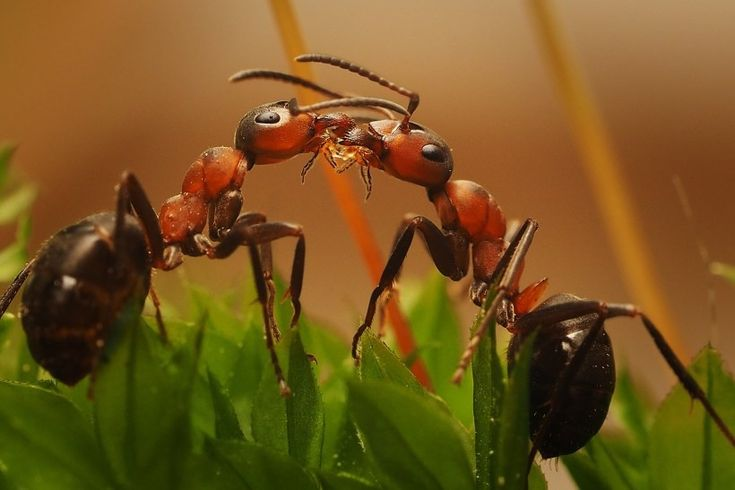
#> input picture datasets/ant_bee/train/ants/0426e155262103a7d26efeca3c3dd471.jpg, 735 x 490 px, found by its file name; its folder holds only this picture in this run
$ python data_augmant_utils.py   (older library calls are emulated)
#> lines starting #> are read from the running program, lines starting #| are printed output that depends on the picture
import os
import random
from PIL import Image
import os
import cv2
import numpy as np
import random

def add_noise(image, intensity=15):
    """Add random noise to the image."""
    row, col, ch = image.shape
    noise = np.random.uniform(-intensity, intensity, (row, col, ch)).astype('int16')
    noisy = cv2.add(image, noise, dtype=cv2.CV_8U)
    return noisy

def rotate_image(image):
    """Rotate the image by a random angle."""
    angle = random.choice([90, 180, 270])
    return cv2.rotate(image, {
        90: cv2.ROTATE_90_CLOCKWISE,
        180: cv2.ROTATE_180,
        270: cv2.ROTATE_90_COUNTERCLOCKWISE
    }[angle])

def flip_image(image):
    """Flip the image horizontally or vertically."""
    flip_code = random.choice([-1, 0, 1])  # -1: both, 0: vertical, 1: horizontal
    return cv2.flip(image, flip_code)

def shear_image(image):
    """Shear the image by a random factor."""
    shear_factor = random.uniform(-0.2, 0.2)  # Shear between -20% to 20%
    rows, cols, ch = image.shape
    M = np.array([[1, shear_factor, 0],
                   [0, 1, 0]])
    return cv2.warpAffine(image, M, (cols, rows))

def adjust_brightness(image):
    """Adjust brightness of the image."""
    beta = random.randint(-50, 50)  # Brightness adjustment range
    return cv2.convertScaleAbs(image, beta=beta)

def adjust_contrast(image):
    """Adjust contrast of the image."""
    alpha = random.uniform(0.5, 1.5)  # Contrast adjustment range
    return cv2.convertScaleAbs(image, alpha=alpha)

def blur_image(image):
    """Blur the image using GaussianBlur."""
    ksize = random.choice([3, 5, 7])  # Choose a kernel size
    return cv2.GaussianBlur(image, (ksize, ksize), 0)

def augment_image(image):
    """Apply random augmentations: noise, rotate, flip, scale, shear, brightness, contrast, blur."""
    image = rotate_image(image)
    image = adjust_brightness(image)
    image = adjust_contrast(image)
    image = flip_image(image)
    if random.choice([True, False]):
        image = add_noise(image)
    if random.choice([True, False]):
        image = shear_image(image)
    if random.choice([True, False]):
        image = blur_image(image)
    return image

def data_augmentation(input_dir, output_dir, augment_per_image=5):
    """
    Augment images in a directory and save them to a new directory using OpenCV.

    Args:
        input_dir (str): Path to the input directory with original images.
        output_dir (str): Path to save the augmented images.
        augment_per_image (int): Number of augmented images to generate per original image.
    """
#> called with input_dir = 'datasets\\ant_bee\\train\\ants', output_dir = 'datasets/augmented/cats', augment_per_image = 5
    if not os.path.exists(output_dir):
        os.makedirs(output_dir)

    for filename in os.listdir(input_dir):
        input_path = os.path.join(input_dir, filename)
        if os.path.isfile(input_path):
            try:
                # Read the image with OpenCV
                image = cv2.imread(input_path)
#> image is the input picture: shape (490, 735, 3); mean B, G, R 31.2, 85.9, 117.8
                if image is None:
                    print(f"Skipping file {filename}, not a valid image.")
                    continue

                for i in range(augment_per_image):
                    # Apply augmentations
                    augmented_image = augment_image(image)

                    # Save the augmented image with a unique name
                    base_name, ext = os.path.splitext(filename)
                    augmented_filename = f"{base_name}_aug_{i+1}{ext}"
                    output_path = os.path.join(output_dir, augmented_filename)
                    cv2.imwrite(output_path, augmented_image)
#> this loop made 5 passes
#> pass 1, in augment_image, `image = rotate_image(image)`:
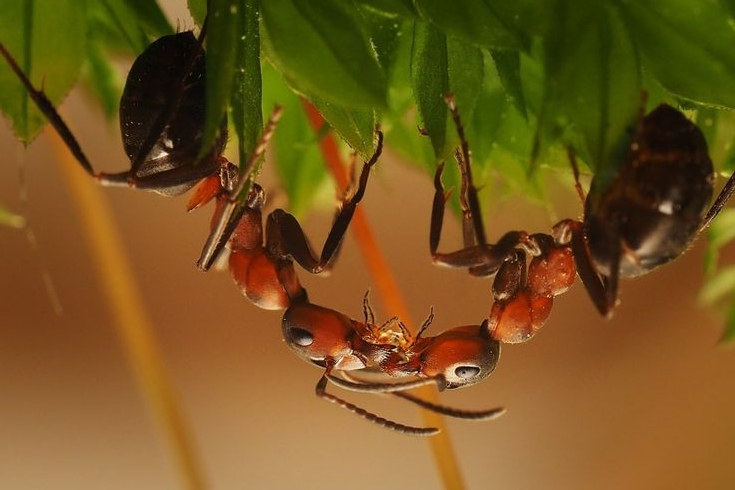
#> image: shape (490, 735, 3); mean of channels 0, 1, 2 31.2, 85.9, 117.8; drawn as B, G, R
#> pass 1, in augment_image, `image = adjust_brightness(image)`:
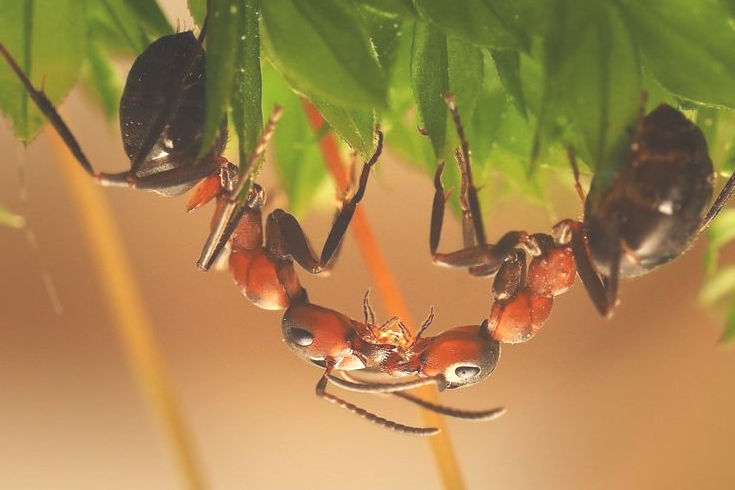
#> image: shape (490, 735, 3); mean of channels 0, 1, 2 78.2, 132.9, 164.7; drawn as B, G, R
#> pass 1, in augment_image, `image = adjust_contrast(image)`:
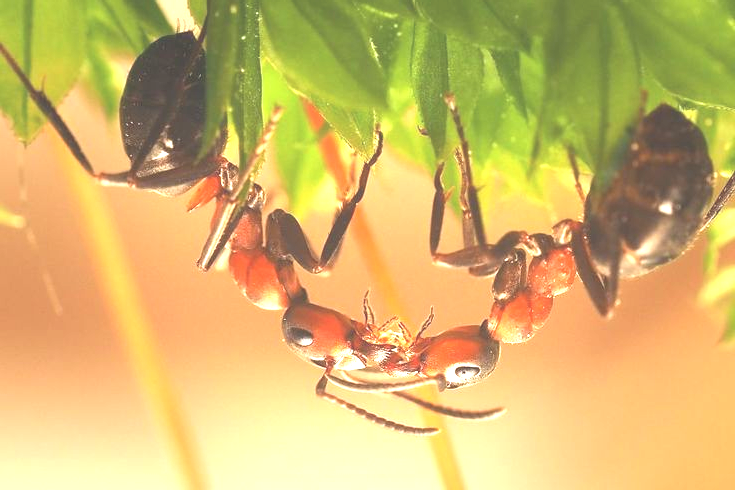
#> image: shape (490, 735, 3); mean of channels 0, 1, 2 108.6, 183.6, 211.4; drawn as B, G, R
#> pass 1, in augment_image, `image = flip_image(image)`:
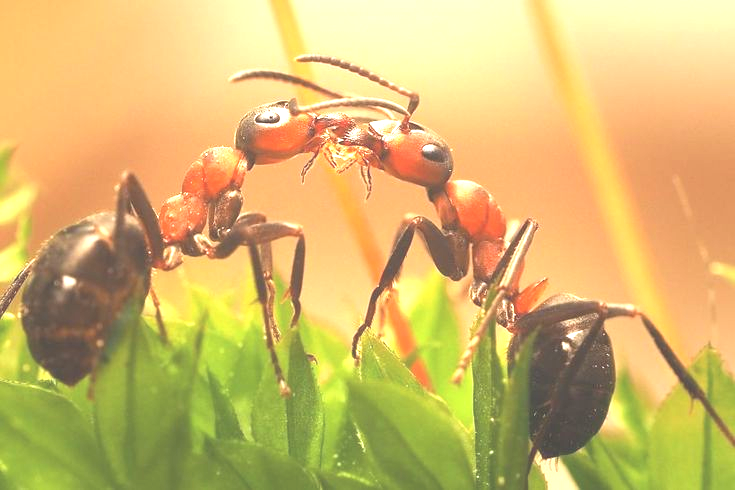
#> image: shape (490, 735, 3); mean of channels 0, 1, 2 108.6, 183.6, 211.4; drawn as B, G, R
                    # cv2.imshow('Data Augmentation:', augmented_image)
                    # cv2.waitKey(0)
            except Exception as e:
                print(f"Error processing file {filename}: {e}")

def delete_augmented_files(directory):
    """
    Delete all files in the specified directory that contain '_aug' in their filenames.

    Args:
        directory (str): The path to the directory where files will be checked.
    """
    if not os.path.exists(directory):
        print(f"Directory '{directory}' does not exist.")
        return

    deleted_files = 0

    for filename in os.listdir(directory):
        if "_aug" in filename:
            file_path = os.path.join(directory, filename)
            try:
                os.remove(file_path)
                print(f"Deleted: {file_path}")
                deleted_files += 1
            except Exception as e:
                print(f"Error deleting file {file_path}: {e}")

    print(f"Deletion completed. {deleted_files} files deleted.")

if __name__ == "__main__":
    data_augmentation(
        input_dir=r'datasets\ant_bee\train\ants',  # Path to the original images
        output_dir='datasets/augmented/cats',  # Path to save augmented images
        augment_per_image=5  # Number of augmented images per input image
    )

$ run again, on datasets/ant_bee/train/ants/132478121_2a430adea2.jpg
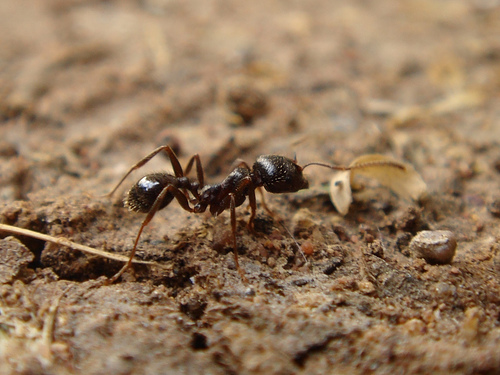
#> input picture datasets/ant_bee/train/ants/132478121_2a430adea2.jpg, 500 x 375 px, found by its file name
#> in data_augmentation, image is the input picture: shape (375, 500, 3); mean B, G, R 91.4, 119.9, 147.9
#> the loop in data_augmentation, `for i in range(augment_per_image):` made 5 passes
#> pass 1, in augment_image, `image = adjust_contrast(image)`:
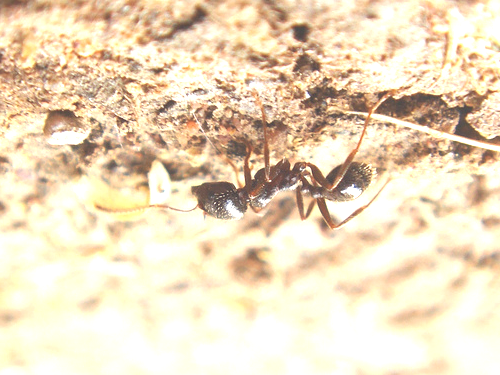
#> image: shape (375, 500, 3); mean of channels 0, 1, 2 191.5, 220.2, 237.2; drawn as B, G, R
#> pass 1, in augment_image, `image = flip_image(image)`:
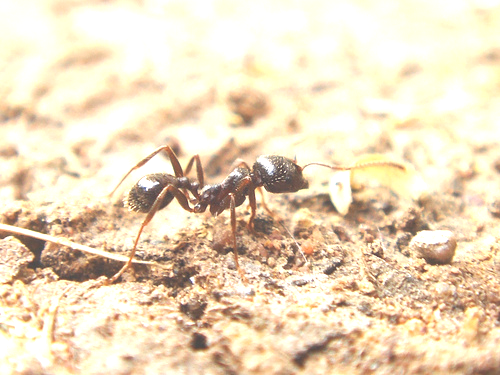
#> image: shape (375, 500, 3); mean of channels 0, 1, 2 191.5, 220.2, 237.2; drawn as B, G, R

$ run again, on datasets/ant_bee/train/ants/1368913450_e146e2fb6d.jpg
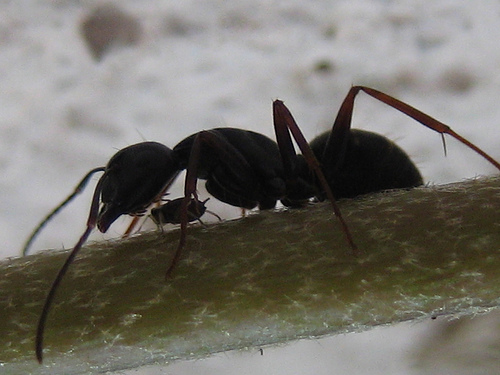
#> input picture datasets/ant_bee/train/ants/1368913450_e146e2fb6d.jpg, 500 x 375 px, found by its file name
#> in data_augmentation, image is the input picture: shape (375, 500, 3); mean B, G, R 105.8, 113, 115.9
#> the loop in data_augmentation, `for i in range(augment_per_image):` made 5 passes
#> pass 1, in augment_image, `image = adjust_contrast(image)`:
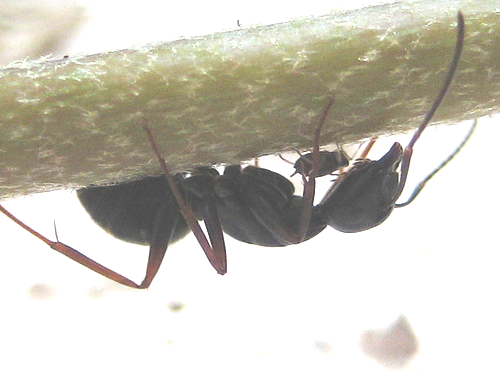
#> image: shape (375, 500, 3); mean of channels 0, 1, 2 188.7, 199.4, 202.7; drawn as B, G, R
#> pass 1, in augment_image, `image = flip_image(image)`:
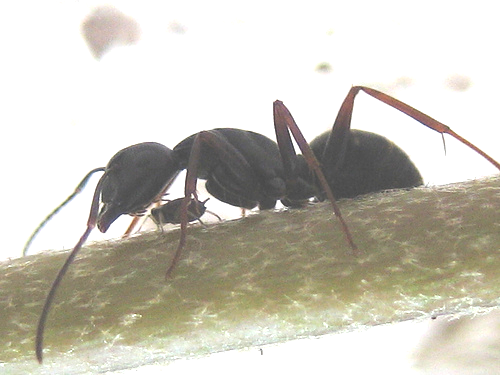
#> image: shape (375, 500, 3); mean of channels 0, 1, 2 188.7, 199.4, 202.7; drawn as B, G, R

$ run again, on datasets/ant_bee/train/ants/1440002809_b268d9a66a.jpg
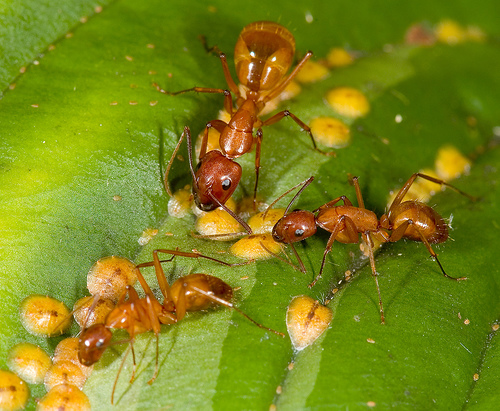
#> input picture datasets/ant_bee/train/ants/1440002809_b268d9a66a.jpg, 500 x 411 px, found by its file name
#> in data_augmentation, image is the input picture: shape (411, 500, 3); mean B, G, R 25, 132.2, 122.9
#> the loop in data_augmentation, `for i in range(augment_per_image):` made 5 passes
#> pass 1, in augment_image, `image = adjust_contrast(image)`:
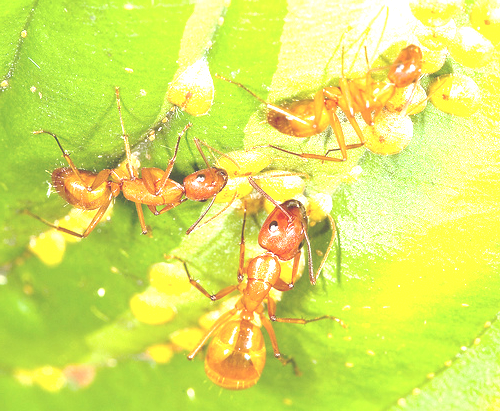
#> image: shape (411, 500, 3); mean of channels 0, 1, 2 99.2, 229.9, 217.2; drawn as B, G, R
#> pass 1, in augment_image, `image = flip_image(image)`:
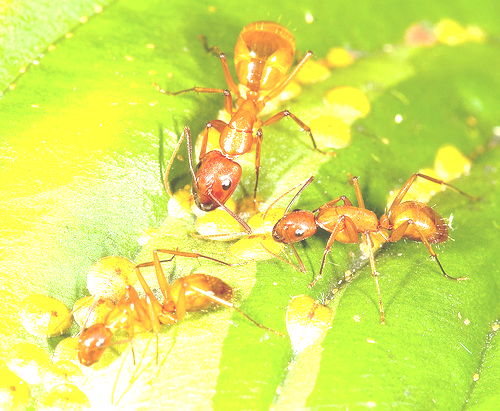
#> image: shape (411, 500, 3); mean of channels 0, 1, 2 99.2, 229.9, 217.2; drawn as B, G, R

$ run again, on datasets/ant_bee/train/ants/1095476100_3906d8afde.jpg
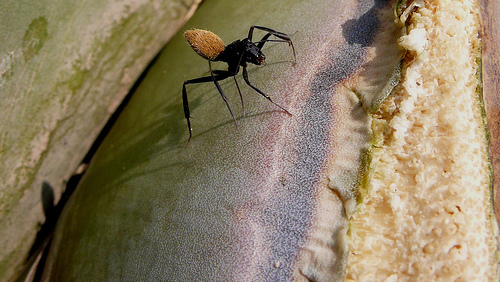
#> input picture datasets/ant_bee/train/ants/1095476100_3906d8afde.jpg, 500 x 282 px, found by its file name
#> in data_augmentation, image is the input picture: shape (282, 500, 3); mean B, G, R 97.7, 125.1, 139.3
#> the loop in data_augmentation, `for i in range(augment_per_image):` made 5 passes
#> pass 1, in augment_image, `image = flip_image(image)`:
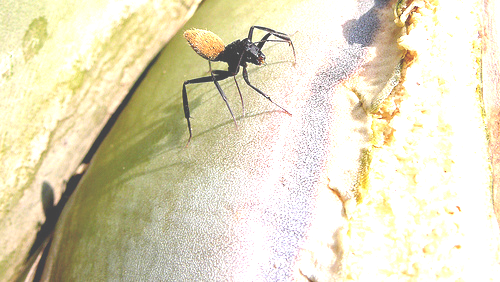
#> image: shape (282, 500, 3); mean of channels 0, 1, 2 190.3, 218.8, 225.5; drawn as B, G, R
